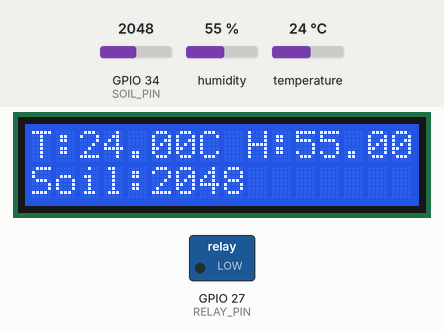
This sketch was run on a simulated ESP32. On the bench: 16×2 character LCD, switched loads named in the sketch (green lamp = pin HIGH). Inputs (shaded band) come from the test bench; at power-on: GPIO 34 (SOIL_PIN) = 2048, humidity 55 %, temperature 24 °C. WiFi joins after 1.5 s; servers stay silent unless stated; no MQTT or app messages arrive unless stated; what the sketch prints to the serial monitor is not drawn.

Above: at 2.7 s.
2.8 s: GPIO 34 (SOIL_PIN) set to 3469
At 5.7 s:
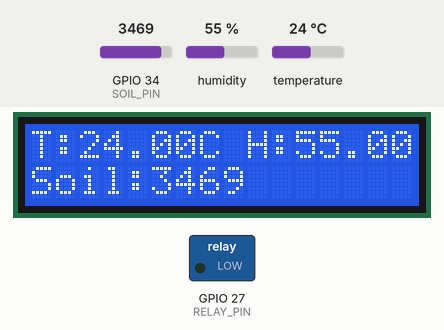
6.2 s: GPIO 34 (SOIL_PIN) set to 3557
At 8.8 s:
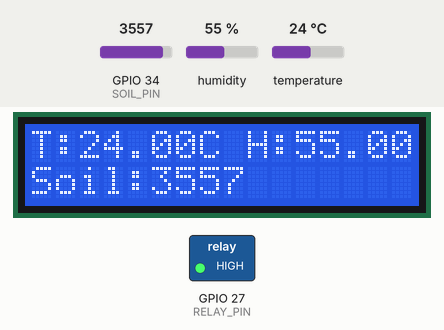
9.2 s: humidity set to 22 %
At 11.9 s:
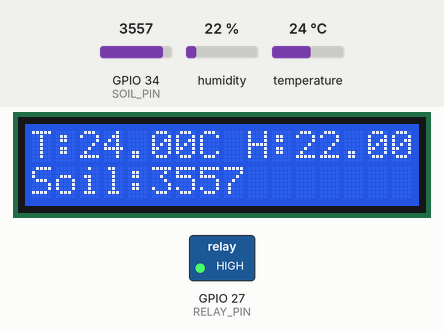
12.3 s: temperature set to 12 °C
At 15.0 s:
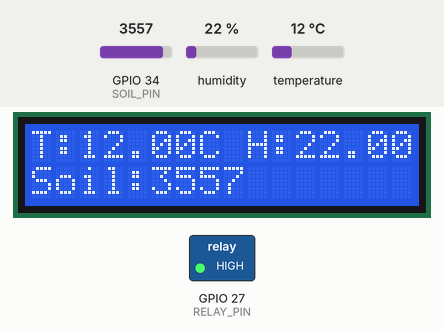
18.3 s: humidity set to 40 %
At 21.2 s:
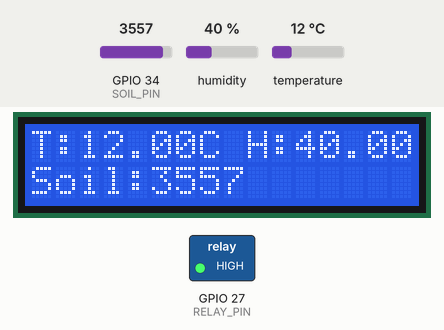
Timing chart, 0 to 22.5 s (numbered marks = the images above; inputs shaded):
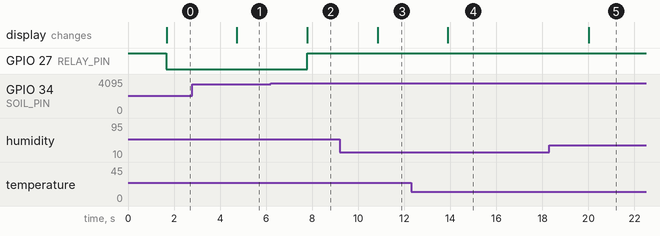

Measured:
- the behaviour switches between 3500 and 3501 on GPIO 34 (SOIL_PIN) (found by bisection; images 1 and 2)
- after the input at 2.8 s, the display: changes after 1.9 s (image 1)
- after the input at 6.2 s, GPIO 27 (RELAY_PIN): LOW → HIGH after 1.6 s; the display: changes after 1.6 s (image 2)
- after the input at 9.2 s, the display: changes after 1.6 s (image 3)
- after the input at 12.3 s, the display: changes after 1.6 s (image 4)
- after the input at 18.3 s, the display: changes after 1.7 s (image 5)

The sketch:

Vuon_Thong_Minh_ESP32.ino
```cpp
#include <WiFi.h>
#include <PubSubClient.h>
#include <DHT.h>
#include <LiquidCrystal_I2C.h>

// ===== WIFI =====
const char* ssid = "Huy";
const char* password = "01234567899";

// ===== MQTT =====
const char* mqtt_server = "10.32.87.198";

// ===== CHÂN =====
#define SOIL_PIN 34
#define RELAY_PIN 27
#define DHT_PIN 4
#define DHTTYPE DHT11

// ===== THIẾT BỊ =====
DHT dht(DHT_PIN, DHTTYPE);
LiquidCrystal_I2C lcd(0x27, 16, 2);

WiFiClient espClient;
PubSubClient client(espClient);

// ===== NGƯỠNG =====
int soilDry = 3500 ;   // KHÔ
int soilWet = 2500 ;   // ƯỚT

// ===== MODE =====
bool autoMode = true;     // mặc định AUTO
bool manualPump = false;  // trạng thái bơm khi MANUAL

// ===== WIFI =====
void setup_wifi() {
  Serial.print("Dang ket noi WiFi...");
  WiFi.begin(ssid, password);
  while (WiFi.status() != WL_CONNECTED) {
    delay(500);
    Serial.print(".");
  }
  Serial.println("\nDa ket noi WiFi!");
}

// ===== MQTT CALLBACK =====
void callback(char* topic, byte* payload, unsigned int length) {
  String message = "";
  for (int i = 0; i < length; i++) {
    message += (char)payload[i];
  }

  String t = String(topic);

  // ===== AUTO MODE =====
  if (t == "garden/esp32/automode") {
    if (message == "ON") {
      autoMode = true;
      Serial.println("AUTO MODE ON");
    } else {
      autoMode = false;
      Serial.println("MANUAL MODE");
    }
  }

  // ===== PUMP MANUAL =====
  if (t == "garden/esp32/pump") {
    if (!autoMode) {
      if (message == "ON") {
        manualPump = true;
        Serial.println("MANUAL: BAT BOM");
      } else {
        manualPump = false;
        Serial.println("MANUAL: TAT BOM");
      }
    }
  }
}

// ===== MQTT CONNECT =====
void reconnect() {
  while (!client.connected()) {
    Serial.print("Dang ket noi MQTT...");
    if (client.connect("ESP32_Client")) {
      Serial.println("OK");

      // SUBSCRIBE ĐỂ NHẬN LỆNH TỪ APP
      client.subscribe("garden/esp32/pump");
      client.subscribe("garden/esp32/automode");

    } else {
      Serial.print("Loi, rc=");
      Serial.print(client.state());
      Serial.println(" thu lai...");
      delay(2000);
    }
  }
}

void setup() {
  Serial.begin(115200);

  pinMode(RELAY_PIN, OUTPUT);
  digitalWrite(RELAY_PIN, HIGH); // tắt bơm

  dht.begin();

  lcd.init();
  lcd.backlight();

  setup_wifi();

  client.setServer(mqtt_server, 1883);
  client.setCallback(callback); // 🔥 QUAN TRỌNG
}

void loop() {
  if (!client.connected()) reconnect();
  client.loop();

  // ===== ĐỌC CẢM BIẾN =====
  int soilValue = analogRead(SOIL_PIN);
  float temp = dht.readTemperature();
  float hum = dht.readHumidity();

  if (isnan(temp) || isnan(hum)) {
    Serial.println("Loi doc DHT!");
    return;
  }

  // ===== DEBUG =====
  Serial.print("Soil: "); Serial.print(soilValue);
  Serial.print(" | Temp: "); Serial.print(temp);
  Serial.print(" | Hum: "); Serial.println(hum);

  // ===== LCD =====
  lcd.setCursor(0, 0);
  lcd.print("T:");
  lcd.print(temp);
  lcd.print("C H:");
  lcd.print(hum);
  lcd.print("   ");

  lcd.setCursor(0, 1);
  lcd.print("Soil:");
  lcd.print(soilValue);
  lcd.print("   ");

  // ===== LOGIC AUTO / MANUAL =====
  if (autoMode) {
    // ===== AUTO =====
    if (soilValue > soilDry) {
      digitalWrite(RELAY_PIN, HIGH);  // bật bơm
      Serial.println("AUTO: Dat KHO -> BAT BOM");
    }
    else if (soilValue < soilWet) {
      digitalWrite(RELAY_PIN, LOW); // tắt bơm
      Serial.println("AUTO: Dat UOT -> TAT BOM");
    }
  } else {
    // ===== MANUAL =====
    if (manualPump) {
      digitalWrite(RELAY_PIN, LOW);
    } else {
      digitalWrite(RELAY_PIN, HIGH);
    }
  }

  // ===== MQTT GỬI DATA =====
  char tempStr[10];
  char soilStr[10];
  char humStr[10];

  dtostrf(temp, 1, 2, tempStr);
  dtostrf(hum, 1, 2, humStr);
  itoa(soilValue, soilStr, 10);

  client.publish("vuon/nhietdo", tempStr);
  client.publish("vuon/doamdat", soilStr);
  client.publish("vuon/doamkk", humStr);

  delay(3000);
}
```
